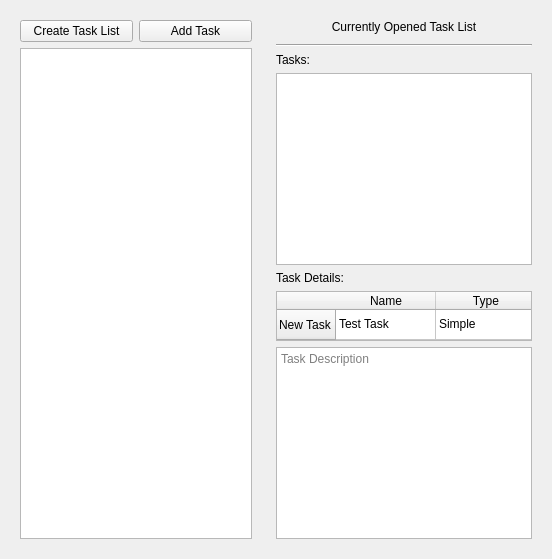
      <widget class="QWidget" name="tab_Tasklists">
       <attribute name="title">
        <string>Task lists</string>
       </attribute>
       <layout class="QHBoxLayout" name="horizontalLayout_8">
        <item>
         <widget class="QWidget" name="verticalWidget_2" native="true">
          <property name="sizePolicy">
           <sizepolicy hsizetype="Fixed" vsizetype="Preferred">
            <horstretch>0</horstretch>
            <verstretch>0</verstretch>
           </sizepolicy>
          </property>
          <property name="minimumSize">
           <size>
            <width>250</width>
            <height>0</height>
           </size>
          </property>
          <property name="maximumSize">
           <size>
            <width>250</width>
            <height>16777215</height>
           </size>
          </property>
          <layout class="QVBoxLayout" name="verticalLayout_10">
           <item>
            <layout class="QHBoxLayout" name="horizontalLayout_7">
             <item>
              <widget class="QPushButton" name="pushButton_NewTaskList">
               <property name="text">
                <string>Create Task List</string>
               </property>
              </widget>
             </item>
             <item>
              <widget class="QPushButton" name="pushButton_AddTask">
               <property name="text">
                <string>Add Task</string>
               </property>
              </widget>
             </item>
            </layout>
           </item>
           <item>
            <widget class="qlist_TasklistDisplay" name="listWidget_TaskList_List">
             <property name="dragEnabled">
              <bool>true</bool>
             </property>
             <property name="dragDropMode">
              <enum>QAbstractItemView::InternalMove</enum>
             </property>
             <property name="defaultDropAction">
              <enum>Qt::MoveAction</enum>
             </property>
            </widget>
           </item>
          </layout>
         </widget>
        </item>
        <item>
         <widget class="QWidget" name="verticalWidget" native="true">
          <layout class="QVBoxLayout" name="verticalLayout_9">
           <item>
            <widget class="QLabel" name="label_TaskListName">
             <property name="text">
              <string>Currently Opened Task List</string>
             </property>
             <property name="alignment">
              <set>Qt::AlignCenter</set>
             </property>
            </widget>
           </item>
           <item>
            <spacer name="verticalSpacer_3">
             <property name="orientation">
              <enum>Qt::Vertical</enum>
             </property>
             <property name="sizeType">
              <enum>QSizePolicy::Fixed</enum>
             </property>
             <property name="sizeHint" stdset="0">
              <size>
               <width>20</width>
               <height>4</height>
              </size>
             </property>
            </spacer>
           </item>
           <item>
            <widget class="Line" name="line_6">
             <property name="orientation">
              <enum>Qt::Horizontal</enum>
             </property>
            </widget>
           </item>
           <item>
            <widget class="QLabel" name="label_5">
             <property name="text">
              <string>Tasks:</string>
             </property>
            </widget>
           </item>
           <item>
            <widget class="qlist_TasklistDisplay" name="listWidget_TaskListDisplay">
             <property name="dragEnabled">
              <bool>true</bool>
             </property>
             <property name="dragDropMode">
              <enum>QAbstractItemView::InternalMove</enum>
             </property>
             <property name="defaultDropAction">
              <enum>Qt::MoveAction</enum>
             </property>
            </widget>
           </item>
           <item>
            <widget class="QLabel" name="label_3">
             <property name="text">
              <string>Task Details:</string>
             </property>
            </widget>
           </item>
           <item>
            <widget class="QTableWidget" name="tableWidget_TaskDetails">
             <property name="sizePolicy">
              <sizepolicy hsizetype="Expanding" vsizetype="MinimumExpanding">
               <horstretch>0</horstretch>
               <verstretch>0</verstretch>
              </sizepolicy>
             </property>
             <property name="minimumSize">
              <size>
               <width>0</width>
               <height>50</height>
              </size>
             </property>
             <property name="maximumSize">
              <size>
               <width>16777215</width>
               <height>50</height>
              </size>
             </property>
             <property name="verticalScrollBarPolicy">
              <enum>Qt::ScrollBarAlwaysOff</enum>
             </property>
             <property name="horizontalScrollBarPolicy">
              <enum>Qt::ScrollBarAlwaysOff</enum>
             </property>
             <attribute name="horizontalHeaderCascadingSectionResizes">
              <bool>false</bool>
             </attribute>
             <attribute name="horizontalHeaderMinimumSectionSize">
              <number>35</number>
             </attribute>
             <attribute name="horizontalHeaderStretchLastSection">
              <bool>true</bool>
             </attribute>
             <row>
              <property name="text">
               <string>New Task</string>
              </property>
             </row>
             <column>
              <property name="text">
               <string>Name</string>
              </property>
             </column>
             <column>
              <property name="text">
               <string>Type</string>
              </property>
             </column>
             <column>
              <property name="text">
               <string>Status</string>
              </property>
             </column>
             <item row="0" column="0">
              <property name="text">
               <string>Test Task</string>
              </property>
             </item>
             <item row="0" column="1">
              <property name="text">
               <string>Simple</string>
              </property>
             </item>
             <item row="0" column="2">
              <property name="text">
               <string>Pending</string>
              </property>
             </item>
            </widget>
           </item>
           <item>
            <widget class="QPlainTextEdit" name="plainTextEdit_TaskDesc">
             <property name="placeholderText">
              <string>Task Description</string>
             </property>
            </widget>
           </item>
          </layout>
         </widget>
        </item>
       </layout>
      </widget>
